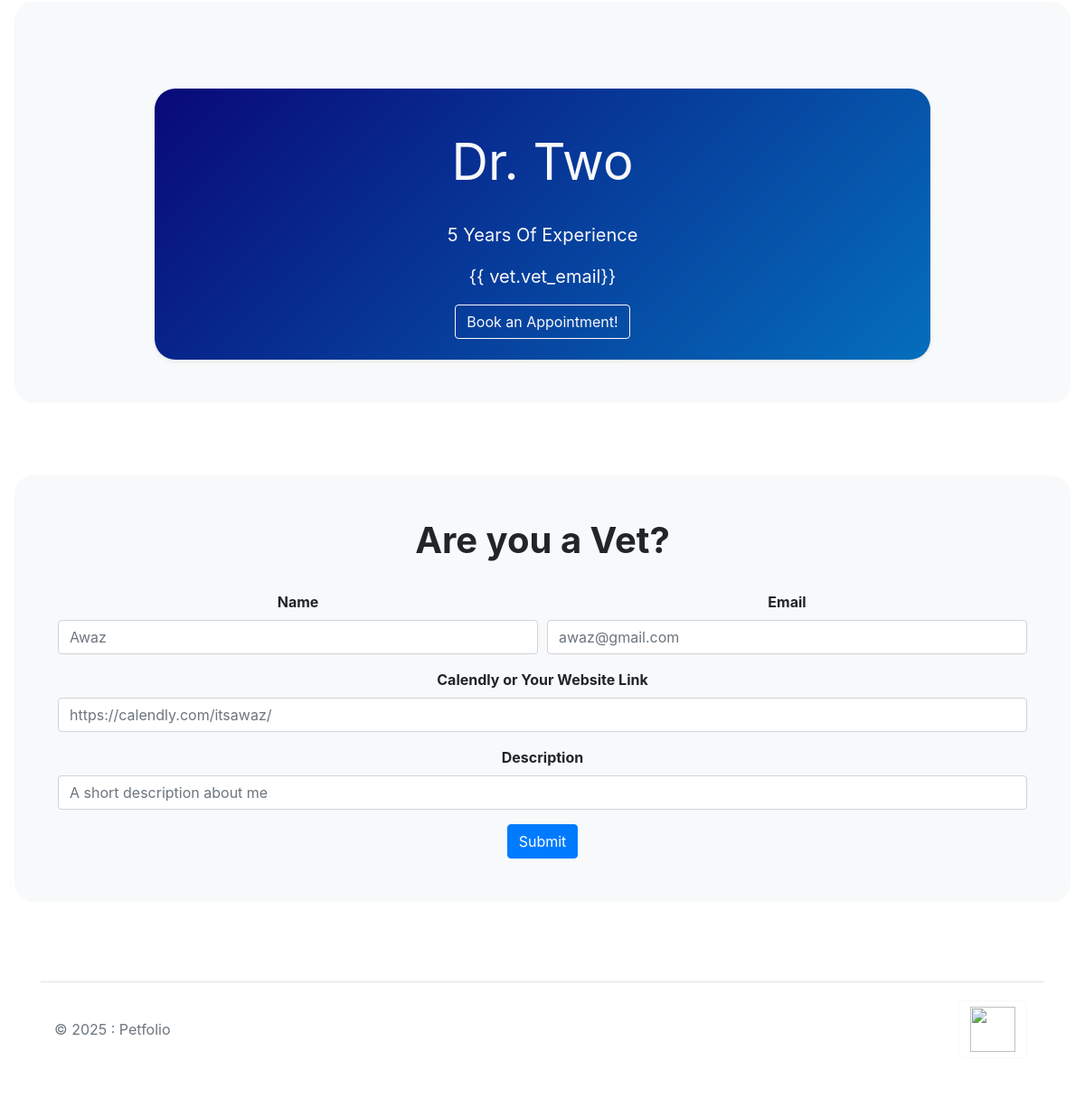
The page /doctor/doctor-list (lower part) on the database as committed earlier.
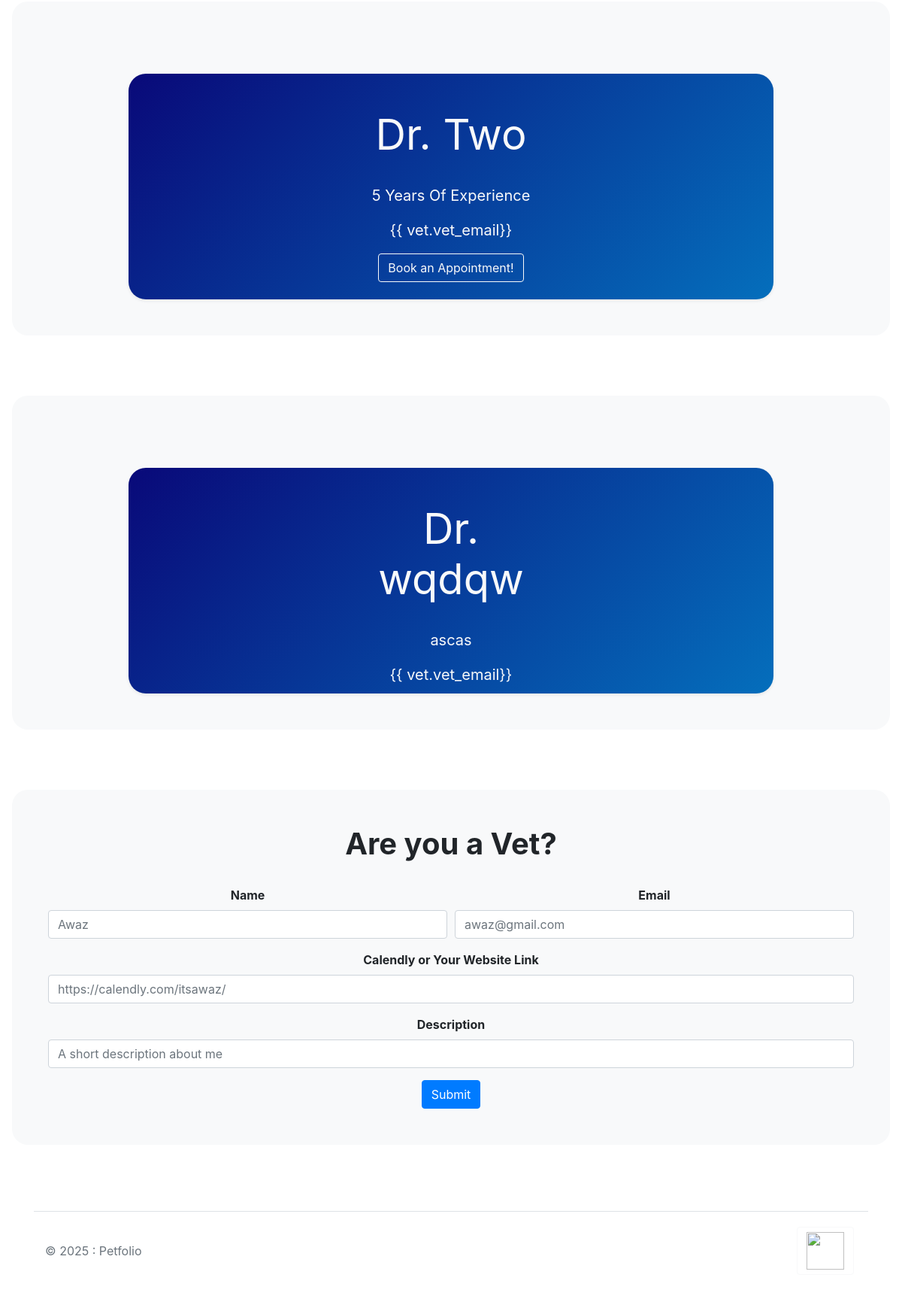
The same page on the database as committed later.
### doctors/models.py (models this page shows, shortened)
class Vets(models.Model):
    vet_name = models.CharField(max_length=20)
    vet_calendly = models.CharField(max_length=200)
    vet_description = models.CharField(max_length=100)
    vet_email = models.EmailField()

### doctors/views.py (the view, shortened to what this page needs)
# urls.py: path('doctor-list', views.doctor_list, name='doctor-list'),
def doctor_list(request):
    if request.method == 'POST' and 'logout' in request.POST:
        log_out(request)
        return redirect('login-home')
    context = {'vet_list': Vets.objects.all().order_by('vet_name')}
    return render(request, 'doctor/doctor_list.html', context)

### doctors/templates/doctor/doctor_list.html (shortened to what this page needs)
<!DOCTYPE html>
<html lang="en">
<head>
  <link href="/docs/5.0/dist/css/bootstrap.min.css" rel="stylesheet"
>
  <link rel="stylesheet" href="https://cdn.jsdelivr.net/npm/bootstrap@5.2.3/dist/css/bootstrap.min.css"
>
  <link href="//maxcdn.bootstrapcdn.com/bootstrap/4.1.1/css/bootstrap.min.css" rel="stylesheet" id="bootstrap-css">
  <link href="https://cdn.jsdelivr.net/npm/bootstrap-icons@1.7.2/font/bootstrap-icons.css" rel="stylesheet">
</head>
<body>
  <div class="content">
    {%block content%}
    <main>
      {% for vet in vet_list%}
      <div class="position-relative overflow-hidden p-3 p-md-5 m-md-3 text-center bg-light"
        style="border-radius: 21px 21px 21px 21px">
        <div class="bg-dark flash shadow-sm mx-auto zoom-box align-items-center text-light"
          style="width: 80%; height: 300px;  border-radius: 23px 23px 23px 23px;">
          <div class="col-md-5 p-lg-5 mx-auto my-5 align-items-center">
            <h1 class="display-4 fw-normal">{{ vet.vet_name }}</h1><br>
            <p class="lead fw-normal">{{ vet.vet_description}}</p>
            <a class="lead fw-normal btn-outline-primary" onclick="location.href='mailto:{{vet.vet_email}}'">{{
              vet.vet_email}}</a><br>
            <a class="btn btn-primary btn-outline-light" href={{vet.vet_calendly}}>Book an Appointment!</a><br>
          </div>
        </div>
      </div>
      <br>
      <br>
      {% endfor %}
      <div class="position-relative overflow-hidden p-3 p-md-5 m-md-3 text-center bg-light"
        style="border-radius: 21px 21px 21px 21px">
        <form method="POST" name="vet_reg">
          <h1><b>Are you a Vet?</b></h1><br>
          <div class="form-row">
            <div class="form-group col-md-6">
              <label for="vet_name"><b>Name</b></label>
              <input type="text" class="form-control" name="vet_name" id="vet_name" placeholder="Awaz" required>
            </div>
            <div class="form-group col-md-6">
              <label for="vet_email"><b>Email</b></label>
              <input type="email" class="form-control" name="vet_email" id="vet_email" placeholder="awaz@gmail.com"
                required>
            </div>
          </div>
          <div class="form-group">
            <label for="cal_link"><b>Calendly or Your Website Link</b></label>
            <input type="text" class="form-control" name="vet_calendly" id="vet_calendly"
              placeholder="https://calendly.com/itsawaz/" required>
          </div>
          <div class="form-group">
            <label for="vet_description"><b>Description</b></label>
            <input type="text" class="form-control" name="vet_description" id="vet_description"
              placeholder="A short description about me" required>
          </div>
          <button type="submit" class="btn btn-primary" name="Post">Submit</button>
        </form>
      </div>
      <br>
      <br>
    </main>
    {%endblock%}
  </div>
  <div class="container">
    <footer class="d-flex flex-wrap justify-content-between align-items-center py-3 my-4 border-top">
      <div class="col-md-4 d-flex align-items-center">
        <span class="mb-3 mb-md-0 text-muted">&copy; 2025 : Petfolio</span>
      </div>
      <ul class="nav col-md-4 justify-content-end list-unstyled d-flex">
        <a class="btn btn-outline-light btn-floating m-1" role="button"><img
            src="https://cdn-icons-png.flaticon.com/512/5783/5783311.png" height="50" width="50" alt=""></a>
      </ul>
    </footer>
  </div>
</body>
</html>

Rows that differ between the two databases and show on the page:
added Vets: vet_name "Dr. wqdqw", vet_description "ascas"
